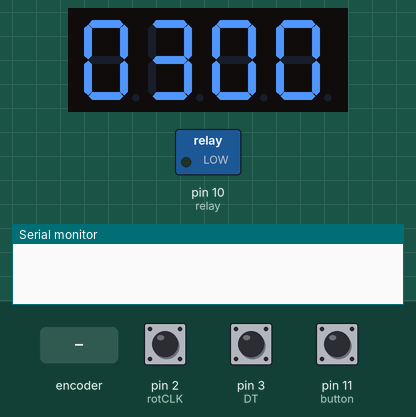
This sketch was run on a simulated Arduino Uno, built with avr-gcc and run on an emulated ATmega328P. Parts: 4-digit seven-segment display, switched loads named in the sketch (green lamp = pin HIGH), the last lines printed to the serial monitor. Inputs (shaded band) come from the test bench; at power-on: pin 11 (button) HIGH, pin 2 (rotCLK) HIGH, pin 3 (DT) HIGH.

Above: at 1.2 s.
1.3 s: pin 11 (button) pulled LOW for 0.15 s
At 1.45 s:
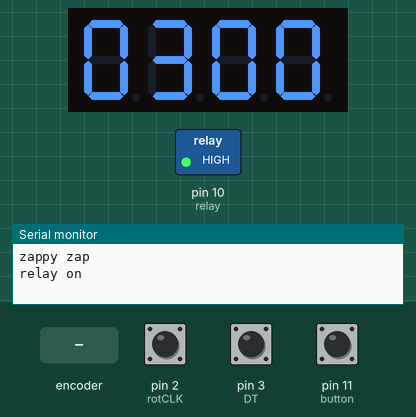
3.1 s: rotary encoder on pin 2 (rotCLK) / pin 3 (DT) turned 3 steps (first pin leading)
At 3.8 s:
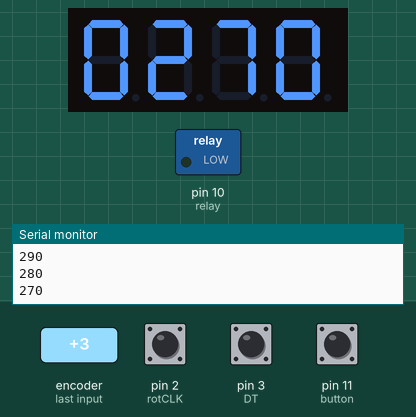
5.2 s: rotary encoder on pin 2 (rotCLK) / pin 3 (DT) turned 1 step (first pin leading)
At 5.8 s:
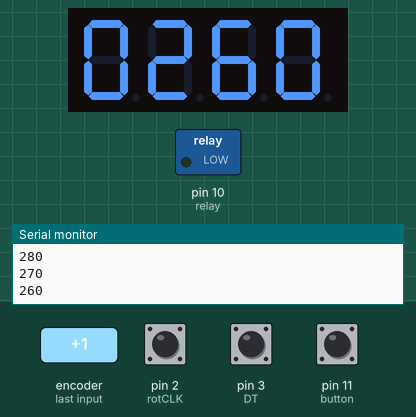
6.9 s: pin 11 (button) pulled LOW for 1 s
At 7.03 s:
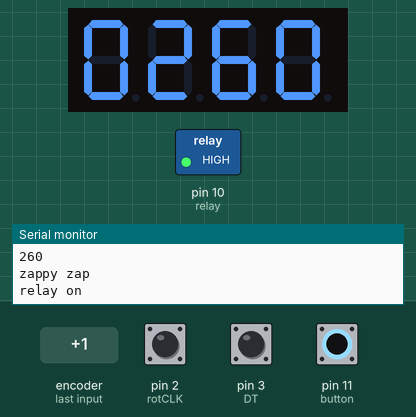
Timing chart, 0 to 9.9 s (numbered marks = the images above; inputs shaded):
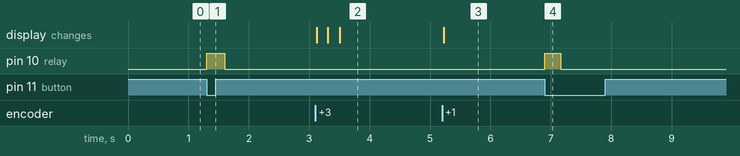

Measured:
- after the input at 1.3 s, pin 10 (relay): LOW → HIGH at once, → LOW 0.30 s later
- after the input at 3.1 s, the display: first changes at once (image 2 shows a later state)
- after the input at 5.2 s, the display: changes at once (image 3)
- after the input at 6.9 s, pin 10 (relay): LOW → HIGH at once, → LOW 0.26 s later

The sketch:

zapinator.ino
```cpp
#include <TM1637.h> // grove 4 digit display library

const int relay = 10; // define relay pin

const int button = 11; // define button pin, momentary switch pulled low when pressed

const int rotCLK = 2; // define pins for rotary encoder
const int DT = 3;

const int CLK = 13; // define pins for display
const int DIO = 12;

TM1637 tm(CLK,DIO); // define display pins for library

int counter = 300; // starting ms value
const int increment = 10; // increment between steps
const int maxlimit = 1000; // max ms value
const int minlimit = 10; // min ms value

int buttonState = 1;

void displayNumber(int num) { // display integers passed to function
  tm.display(3, num % 10);
  tm.display(2, num / 10 % 10);
  tm.display(1, num / 100 % 10);
  tm.display(0, num / 1000 % 10);
}

void activateRelay(int duration) { // pulses relay for set duration
  digitalWrite(relay, HIGH);
  Serial.println("relay on");
  delay(duration);
  digitalWrite(relay, LOW);
  Serial.println("relay off");
}

void setup() {

tm.init(); // init display
tm.set(2); // set display brightness

pinMode(rotCLK,INPUT); // setting pins as inputs and outputs
pinMode(DT,INPUT);
pinMode(relay,OUTPUT);
pinMode(button,INPUT_PULLUP);

Serial.begin(9600); // start serial communication at 9600 baud for troubleshooting

displayNumber(counter); // displays start counter value after power is applied to the arduino, otherwise it only shows after moving encoder
}

void loop() {
  if (counter <= minlimit){ // stop counter from going above max value or below 10
    counter = minlimit + increment;
  }
  if (counter >= maxlimit){
    counter = maxlimit - increment; // bit of a hack to stop the counter from going above or below max & min value
  }

static uint16_t state=0; // some dark wizadry to debounce the rotary encoder signals
state=(state<<1) | digitalRead(rotCLK) | 0xe000;
if (state==0xf000){
  state=0x0000;
  if(digitalRead(DT))
  counter = counter - increment; // increase or decrease value in set increments
  else
  counter = counter + increment;
  displayNumber(counter);
  Serial.println(counter);
    }

if(digitalRead(button) == LOW) { // setting state of button so that it only triggers relay for set delay, even when switch held down
  if (buttonState == 1) {
    Serial.println("zappy zap");
    activateRelay(counter); }
  buttonState = 0; }
  else {
  buttonState = 1; }
}
```
